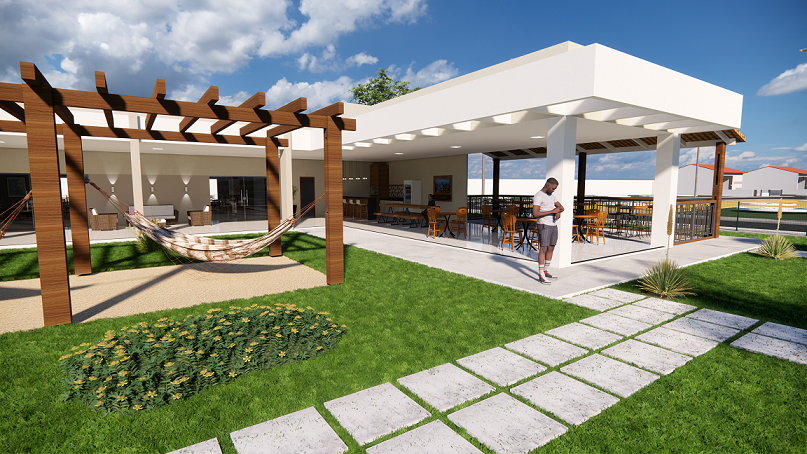
#> input picture imgs_crop/pics/imagem_09.png, 807 x 454 px, found by its file name; its folder holds 2 pictures in this run
$ python resizing_img.py
#> lines starting #> are read from the running program, lines starting #| are printed output that depends on the picture
import PIL
import os
import os.path
from PIL import Image

f = r'/workspace/pythons/imgs_crop/pics'
for file in os.listdir(f):
	f_img = f+"/"+file
	img = Image.open(f_img)
#> img is the input picture: PIL image 807x454 RGBA; mean R, G, B, A 134.5, 140, 122.4, 255
	img = img.resize((550,420))
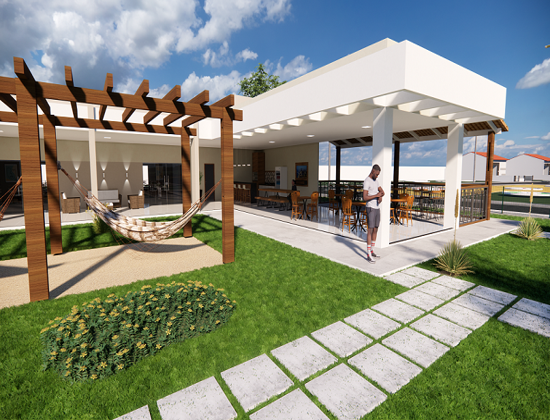
#> img: PIL image 550x420 RGBA; mean R, G, B, A 134.5, 140, 122.4, 255
	img.save(f_img)
#> pass 2 of the loop `for file in os.listdir(f):`:
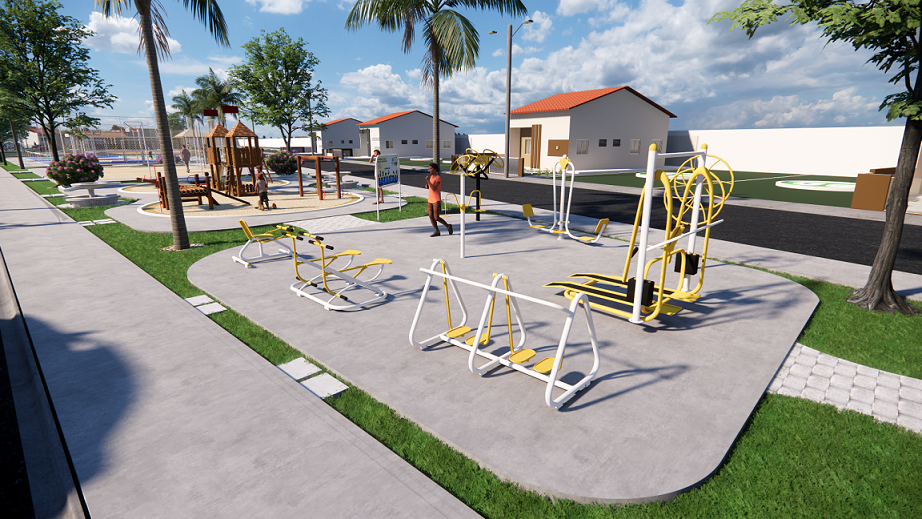
#> input picture imgs_crop/pics/imagem_19.png, 922 x 519 px, found by its file name
#> img is the input picture: PIL image 922x519 RGBA; mean R, G, B, A 142.9, 145.8, 141.4, 255
#> `img = img.resize((550,420))`:
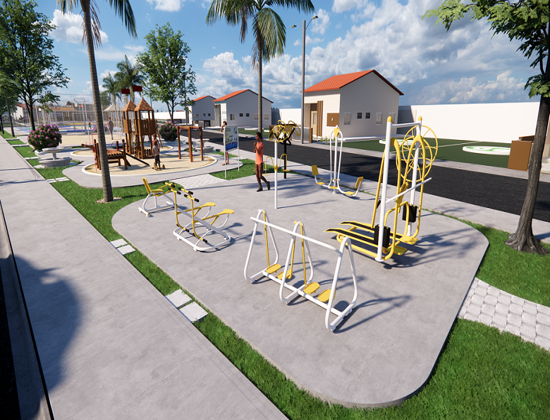
#> img: PIL image 550x420 RGBA; mean R, G, B, A 142.9, 145.8, 141.4, 255
